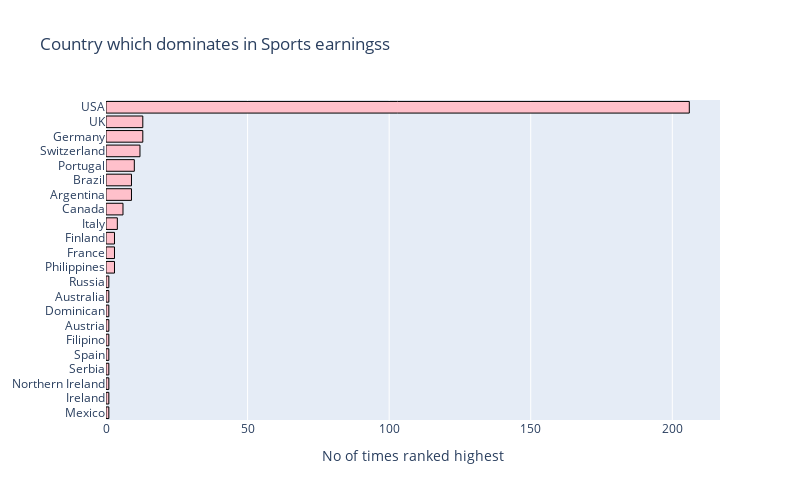

Notebook cell for this chart:
### Code cell
#Which country dominates the most in sport earnings?
max_sport = data_1['Nationality'].value_counts().to_frame()


trace = go.Bar(
                    y = max_sport.index,
                    x = max_sport['Nationality'] ,
                    orientation='h',
                    marker = dict(color='pink',
                                 line=dict(color='black',width=1)),
                    )
data = [trace]
layout = go.Layout(barmode = "group",title='Country which dominates in Sports earningss',width=800, height=500, 
                       xaxis= dict(title='No of times ranked highest'),
                       yaxis=dict(autorange="reversed"),
                       showlegend=False)
fig = go.Figure(data = data, layout = layout)
iplot(fig)

### Figure 1 — Plotly figure (JSON) as saved in the notebook; plotly's stock layout.template omitted (floating-point values rounded to 4 significant figures)
{"data": [{"marker": {"color": "pink", "line": {"color": "black", "width": 1}}, "orientation": "h", "type": "bar", "x": [206, 13, 13, 12, 10, 9, 9, 6, 4, 3, 3, 3, 1, 1, 1, 1, 1, 1, 1, 1, 1, 1], "y": ["USA", "UK", "Germany", "Switzerland", "Portugal", "Brazil", "Argentina", "Canada", "Italy", "Finland", "France", "Philippines", "Russia", "Australia", "Dominican", "Austria", "Filipino", "Spain", "Serbia", "Northern Ireland", "Ireland", "Mexico"]}], "layout": {"barmode": "group", "height": 500, "showlegend": false, "title": {"text": "Country which dominates in Sports earningss"}, "width": 800, "xaxis": {"title": {"text": "No of times ranked highest"}}, "yaxis": {"autorange": "reversed"}}}
